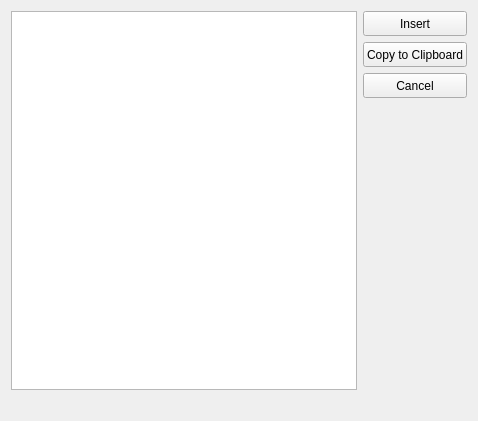
<?xml version="1.0" encoding="UTF-8"?>
<ui version="4.0">
 <class>DialogIconBrowser</class>
 <widget class="QDialog" name="DialogIconBrowser">
  <property name="geometry">
   <rect>
    <x>0</x>
    <y>0</y>
    <width>478</width>
    <height>421</height>
   </rect>
  </property>
  <property name="windowTitle">
   <string>Dialog</string>
  </property>
  <layout class="QHBoxLayout" name="horizontalLayout">
   <item>
    <layout class="QVBoxLayout" name="verticalLayout_2">
     <item>
      <widget class="QTreeWidget" name="treeWidget">
       <property name="showDropIndicator" stdset="0">
        <bool>true</bool>
       </property>
       <property name="rootIsDecorated">
        <bool>true</bool>
       </property>
       <property name="itemsExpandable">
        <bool>true</bool>
       </property>
       <property name="expandsOnDoubleClick">
        <bool>true</bool>
       </property>
       <attribute name="headerVisible">
        <bool>false</bool>
       </attribute>
       <column>
        <property name="text">
         <string notr="true">1</string>
        </property>
       </column>
      </widget>
     </item>
     <item>
      <widget class="QLabel" name="lblText">
       <property name="text">
        <string/>
       </property>
       <property name="wordWrap">
        <bool>true</bool>
       </property>
      </widget>
     </item>
    </layout>
   </item>
   <item>
    <layout class="QVBoxLayout" name="verticalLayout">
     <item>
      <widget class="QPushButton" name="pushButtonInsert">
       <property name="minimumSize">
        <size>
         <width>0</width>
         <height>25</height>
        </size>
       </property>
       <property name="text">
        <string>Insert</string>
       </property>
       <property name="autoDefault">
        <bool>false</bool>
       </property>
      </widget>
     </item>
     <item>
      <widget class="QPushButton" name="pushButtonClipboard">
       <property name="minimumSize">
        <size>
         <width>0</width>
         <height>25</height>
        </size>
       </property>
       <property name="text">
        <string>Copy to Clipboard</string>
       </property>
       <property name="autoDefault">
        <bool>false</bool>
       </property>
      </widget>
     </item>
     <item>
      <widget class="QPushButton" name="cancelButton">
       <property name="minimumSize">
        <size>
         <width>0</width>
         <height>25</height>
        </size>
       </property>
       <property name="text">
        <string>Cancel</string>
       </property>
       <property name="autoDefault">
        <bool>false</bool>
       </property>
      </widget>
     </item>
     <item>
      <spacer name="verticalSpacer">
       <property name="orientation">
        <enum>Qt::Vertical</enum>
       </property>
       <property name="sizeHint" stdset="0">
        <size>
         <width>20</width>
         <height>40</height>
        </size>
       </property>
      </spacer>
     </item>
    </layout>
   </item>
  </layout>
 </widget>
 <tabstops>
  <tabstop>treeWidget</tabstop>
  <tabstop>pushButtonInsert</tabstop>
  <tabstop>pushButtonClipboard</tabstop>
  <tabstop>cancelButton</tabstop>
 </tabstops>
 <resources/>
 <connections>
  <connection>
   <sender>cancelButton</sender>
   <signal>clicked()</signal>
   <receiver>DialogIconBrowser</receiver>
   <slot>reject()</slot>
   <hints>
    <hint type="sourcelabel">
     <x>467</x>
     <y>96</y>
    </hint>
    <hint type="destinationlabel">
     <x>423</x>
     <y>169</y>
    </hint>
   </hints>
  </connection>
 </connections>
</ui>
